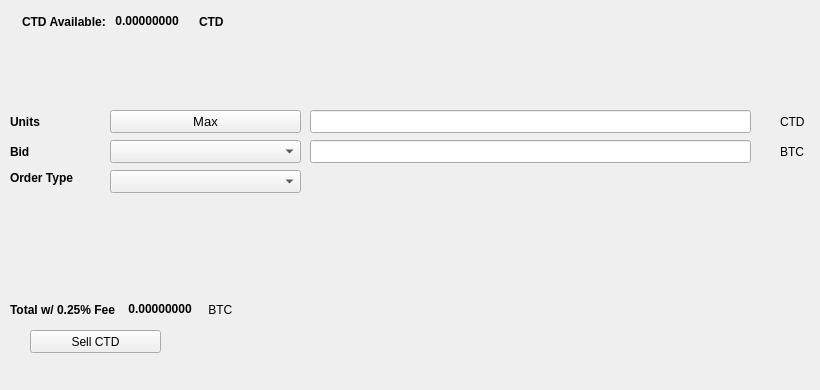
   <widget class="QWidget" name="SellTab">
    <attribute name="title">
     <string>Sell</string>
    </attribute>
    <widget class="QLabel" name="label_16">
     <property name="geometry">
      <rect>
       <x>780</x>
       <y>140</y>
       <width>31</width>
       <height>23</height>
      </rect>
     </property>
     <property name="text">
      <string>BTC</string>
     </property>
    </widget>
    <widget class="QComboBox" name="SellBidcomboBox">
     <property name="geometry">
      <rect>
       <x>110</x>
       <y>140</y>
       <width>191</width>
       <height>23</height>
      </rect>
     </property>
     <property name="font">
      <font>
       <pointsize>10</pointsize>
      </font>
     </property>
    </widget>
    <widget class="QLabel" name="label_18">
     <property name="geometry">
      <rect>
       <x>10</x>
       <y>110</y>
       <width>46</width>
       <height>23</height>
      </rect>
     </property>
     <property name="font">
      <font>
       <weight>75</weight>
       <bold>true</bold>
      </font>
     </property>
     <property name="text">
      <string>Units</string>
     </property>
    </widget>
    <widget class="QPushButton" name="Sell_Max_Amount">
     <property name="geometry">
      <rect>
       <x>110</x>
       <y>110</y>
       <width>191</width>
       <height>23</height>
      </rect>
     </property>
     <property name="font">
      <font>
       <pointsize>10</pointsize>
      </font>
     </property>
     <property name="text">
      <string>Max</string>
     </property>
    </widget>
    <widget class="QLabel" name="label_20">
     <property name="geometry">
      <rect>
       <x>10</x>
       <y>170</y>
       <width>91</width>
       <height>16</height>
      </rect>
     </property>
     <property name="font">
      <font>
       <weight>75</weight>
       <bold>true</bold>
      </font>
     </property>
     <property name="text">
      <string>Order Type</string>
     </property>
    </widget>
    <widget class="QComboBox" name="SellOrdertypeCombo">
     <property name="geometry">
      <rect>
       <x>110</x>
       <y>170</y>
       <width>191</width>
       <height>23</height>
      </rect>
     </property>
     <property name="font">
      <font>
       <pointsize>10</pointsize>
      </font>
     </property>
    </widget>
    <widget class="QLabel" name="label_21">
     <property name="geometry">
      <rect>
       <x>10</x>
       <y>140</y>
       <width>46</width>
       <height>23</height>
      </rect>
     </property>
     <property name="font">
      <font>
       <weight>75</weight>
       <bold>true</bold>
      </font>
     </property>
     <property name="text">
      <string>Bid</string>
     </property>
    </widget>
    <widget class="QLabel" name="label_22">
     <property name="geometry">
      <rect>
       <x>780</x>
       <y>110</y>
       <width>31</width>
       <height>23</height>
      </rect>
     </property>
     <property name="text">
      <string>CTD</string>
     </property>
    </widget>
    <widget class="QLineEdit" name="UnitsInputCTD">
     <property name="geometry">
      <rect>
       <x>310</x>
       <y>110</y>
       <width>441</width>
       <height>23</height>
      </rect>
     </property>
     <property name="font">
      <font>
       <pointsize>9</pointsize>
       <weight>75</weight>
       <bold>true</bold>
      </font>
     </property>
    </widget>
    <widget class="QLineEdit" name="SellBidPriceEdit">
     <property name="geometry">
      <rect>
       <x>310</x>
       <y>140</y>
       <width>441</width>
       <height>23</height>
      </rect>
     </property>
     <property name="font">
      <font>
       <pointsize>9</pointsize>
       <weight>75</weight>
       <bold>true</bold>
      </font>
     </property>
    </widget>
    <widget class="QPushButton" name="SellCTDBTN">
     <property name="geometry">
      <rect>
       <x>30</x>
       <y>330</y>
       <width>131</width>
       <height>23</height>
      </rect>
     </property>
     <property name="text">
      <string>Sell CTD</string>
     </property>
     <property name="icon">
      <iconset resource="../ctdcoin">
       <normaloff>:/icons/bitcoin</normaloff>:/icons/bitcoin</iconset>
     </property>
    </widget>
    <widget class="QWidget" name="layoutWidget3">
     <property name="geometry">
      <rect>
       <x>22</x>
       <y>12</y>
       <width>258</width>
       <height>19</height>
      </rect>
     </property>
     <layout class="QHBoxLayout" name="horizontalLayout">
      <item>
       <widget class="QLabel" name="label232_2">
        <property name="font">
         <font>
          <weight>75</weight>
          <bold>true</bold>
         </font>
        </property>
        <property name="text">
         <string>CTD Available:</string>
        </property>
       </widget>
      </item>
      <item>
       <widget class="QLabel" name="CTDAvailableLabel">
        <property name="palette">
         <palette>
          <active>
           <colorrole role="WindowText">
            <brush brushstyle="SolidPattern">
             <color alpha="255">
              <red>0</red>
              <green>0</green>
              <blue>0</blue>
             </color>
            </brush>
           </colorrole>
           <colorrole role="Button">
            <brush brushstyle="SolidPattern">
             <color alpha="255">
              <red>0</red>
              <green>170</green>
              <blue>0</blue>
             </color>
            </brush>
           </colorrole>
           <colorrole role="Light">
            <brush brushstyle="SolidPattern">
             <color alpha="255">
              <red>0</red>
              <green>255</green>
              <blue>0</blue>
             </color>
            </brush>
           </colorrole>
           <colorrole role="Midlight">
            <brush brushstyle="SolidPattern">
             <color alpha="255">
              <red>0</red>
              <green>212</green>
              <blue>0</blue>
             </color>
            </brush>
           </colorrole>
           <colorrole role="Dark">
            <brush brushstyle="SolidPattern">
             <color alpha="255">
              <red>0</red>
              <green>85</green>
              <blue>0</blue>
             </color>
            </brush>
           </colorrole>
           <colorrole role="Mid">
            <brush brushstyle="SolidPattern">
             <color alpha="255">
              <red>0</red>
              <green>113</green>
              <blue>0</blue>
             </color>
            </brush>
           </colorrole>
           <colorrole role="Text">
            <brush brushstyle="SolidPattern">
             <color alpha="255">
              <red>0</red>
              <green>170</green>
              <blue>0</blue>
             </color>
            </brush>
           </colorrole>
           <colorrole role="BrightText">
            <brush brushstyle="SolidPattern">
             <color alpha="255">
              <red>255</red>
              <green>255</green>
              <blue>255</blue>
             </color>
            </brush>
           </colorrole>
           <colorrole role="ButtonText">
            <brush brushstyle="SolidPattern">
             <color alpha="255">
              <red>0</red>
              <green>0</green>
              <blue>0</blue>
             </color>
            </brush>
           </colorrole>
           <colorrole role="Base">
            <brush brushstyle="SolidPattern">
             <color alpha="255">
              <red>255</red>
              <green>255</green>
              <blue>255</blue>
             </color>
            </brush>
           </colorrole>
           <colorrole role="Window">
            <brush brushstyle="SolidPattern">
             <color alpha="255">
              <red>0</red>
              <green>170</green>
              <blue>0</blue>
             </color>
            </brush>
           </colorrole>
           <colorrole role="Shadow">
            <brush brushstyle="SolidPattern">
             <color alpha="255">
              <red>0</red>
              <green>0</green>
              <blue>0</blue>
             </color>
            </brush>
           </colorrole>
           <colorrole role="AlternateBase">
            <brush brushstyle="SolidPattern">
             <color alpha="255">
              <red>127</red>
              <green>212</green>
              <blue>127</blue>
             </color>
            </brush>
           </colorrole>
           <colorrole role="ToolTipBase">
            <brush brushstyle="SolidPattern">
             <color alpha="255">
              <red>255</red>
              <green>255</green>
              <blue>220</blue>
             </color>
            </brush>
           </colorrole>
           <colorrole role="ToolTipText">
            <brush brushstyle="SolidPattern">
             <color alpha="255">
              <red>0</red>
              <green>0</green>
              <blue>0</blue>
             </color>
            </brush>
           </colorrole>
          </active>
          <inactive>
           <colorrole role="WindowText">
            <brush brushstyle="SolidPattern">
             <color alpha="255">
              <red>0</red>
              <green>0</green>
              <blue>0</blue>
             </color>
            </brush>
           </colorrole>
           <colorrole role="Button">
            <brush brushstyle="SolidPattern">
             <color alpha="255">
              <red>0</red>
              <green>170</green>
              <blue>0</blue>
             </color>
            </brush>
           </colorrole>
           <colorrole role="Light">
            <brush brushstyle="SolidPattern">
             <color alpha="255">
              <red>0</red>
              <green>255</green>
              <blue>0</blue>
             </color>
            </brush>
           </colorrole>
           <colorrole role="Midlight">
            <brush brushstyle="SolidPattern">
             <color alpha="255">
              <red>0</red>
              <green>212</green>
              <blue>0</blue>
             </color>
            </brush>
           </colorrole>
           <colorrole role="Dark">
            <brush brushstyle="SolidPattern">
             <color alpha="255">
              <red>0</red>
              <green>85</green>
              <blue>0</blue>
             </color>
            </brush>
           </colorrole>
           <colorrole role="Mid">
            <brush brushstyle="SolidPattern">
             <color alpha="255">
              <red>0</red>
              <green>113</green>
              <blue>0</blue>
             </color>
            </brush>
           </colorrole>
           <colorrole role="Text">
            <brush brushstyle="SolidPattern">
             <color alpha="255">
              <red>0</red>
              <green>170</green>
              <blue>0</blue>
             </color>
            </brush>
           </colorrole>
           <colorrole role="BrightText">
            <brush brushstyle="SolidPattern">
             <color alpha="255">
              <red>255</red>
              <green>255</green>
              <blue>255</blue>
             </color>
            </brush>
           </colorrole>
           <colorrole role="ButtonText">
            <brush brushstyle="SolidPattern">
             <color alpha="255">
              <red>0</red>
              <green>0</green>
              <blue>0</blue>
             </color>
            </brush>
           </colorrole>
           <colorrole role="Base">
            <brush brushstyle="SolidPattern">
             <color alpha="255">
              <red>255</red>
              <green>255</green>
              <blue>255</blue>
             </color>
            </brush>
           </colorrole>
           <colorrole role="Window">
            <brush brushstyle="SolidPattern">
             <color alpha="255">
              <red>0</red>
              <green>170</green>
              <blue>0</blue>
             </color>
            </brush>
           </colorrole>
           <colorrole role="Shadow">
            <brush brushstyle="SolidPattern">
             <color alpha="255">
              <red>0</red>
              <green>0</green>
              <blue>0</blue>
             </color>
            </brush>
           </colorrole>
           <colorrole role="AlternateBase">
            <brush brushstyle="SolidPattern">
             <color alpha="255">
              <red>127</red>
              <green>212</green>
              <blue>127</blue>
             </color>
            </brush>
           </colorrole>
           <colorrole role="ToolTipBase">
            <brush brushstyle="SolidPattern">
             <color alpha="255">
              <red>255</red>
              <green>255</green>
              <blue>220</blue>
             </color>
            </brush>
           </colorrole>
           <colorrole role="ToolTipText">
            <brush brushstyle="SolidPattern">
             <color alpha="255">
              <red>0</red>
              <green>0</green>
              <blue>0</blue>
             </color>
            </brush>
           </colorrole>
          </inactive>
          <disabled>
           <colorrole role="WindowText">
            <brush brushstyle="SolidPattern">
             <color alpha="255">
              <red>0</red>
              <green>85</green>
              <blue>0</blue>
             </color>
            </brush>
           </colorrole>
           <colorrole role="Button">
            <brush brushstyle="SolidPattern">
             <color alpha="255">
              <red>0</red>
              <green>170</green>
              <blue>0</blue>
             </color>
            </brush>
           </colorrole>
           <colorrole role="Light">
            <brush brushstyle="SolidPattern">
             <color alpha="255">
              <red>0</red>
              <green>255</green>
              <blue>0</blue>
             </color>
            </brush>
           </colorrole>
           <colorrole role="Midlight">
            <brush brushstyle="SolidPattern">
             <color alpha="255">
              <red>0</red>
              <green>212</green>
              <blue>0</blue>
             </color>
            </brush>
           </colorrole>
           <colorrole role="Dark">
            <brush brushstyle="SolidPattern">
             <color alpha="255">
              <red>0</red>
              <green>85</green>
              <blue>0</blue>
             </color>
            </brush>
           </colorrole>
           <colorrole role="Mid">
            <brush brushstyle="SolidPattern">
             <color alpha="255">
              <red>0</red>
              <green>113</green>
              <blue>0</blue>
             </color>
            </brush>
           </colorrole>
           <colorrole role="Text">
            <brush brushstyle="SolidPattern">
             <color alpha="255">
              <red>0</red>
              <green>85</green>
              <blue>0</blue>
             </color>
            </brush>
           </colorrole>
           <colorrole role="BrightText">
            <brush brushstyle="SolidPattern">
             <color alpha="255">
              <red>255</red>
              <green>255</green>
              <blue>255</blue>
             </color>
            </brush>
           </colorrole>
           <colorrole role="ButtonText">
            <brush brushstyle="SolidPattern">
             <color alpha="255">
              <red>0</red>
              <green>85</green>
              <blue>0</blue>
             </color>
            </brush>
           </colorrole>
           <colorrole role="Base">
            <brush brushstyle="SolidPattern">
             <color alpha="255">
              <red>0</red>
              <green>170</green>
              <blue>0</blue>
             </color>
            </brush>
           </colorrole>
           <colorrole role="Window">
            <brush brushstyle="SolidPattern">
             <color alpha="255">
              <red>0</red>
              <green>170</green>
              <blue>0</blue>
             </color>
            </brush>
           </colorrole>
           <colorrole role="Shadow">
            <brush brushstyle="SolidPattern">
             <color alpha="255">
              <red>0</red>
              <green>0</green>
              <blue>0</blue>
             </color>
            </brush>
           </colorrole>
           <colorrole role="AlternateBase">
            <brush brushstyle="SolidPattern">
             <color alpha="255">
              <red>0</red>
              <green>170</green>
              <blue>0</blue>
             </color>
            </brush>
           </colorrole>
           <colorrole role="ToolTipBase">
            <brush brushstyle="SolidPattern">
             <color alpha="255">
              <red>255</red>
              <green>255</green>
              <blue>220</blue>
             </color>
            </brush>
           </colorrole>
           <colorrole role="ToolTipText">
            <brush brushstyle="SolidPattern">
             <color alpha="255">
              <red>0</red>
              <green>0</green>
              <blue>0</blue>
             </color>
            </brush>
           </colorrole>
          </disabled>
         </palette>
        </property>
        <property name="font">
         <font>
          <weight>75</weight>
          <bold>true</bold>
         </font>
        </property>
        <property name="text">
         <string> 0.00000000 </string>
        </property>
        <property name="textInteractionFlags">
         <set>Qt::LinksAccessibleByMouse|Qt::TextSelectableByKeyboard|Qt::TextSelectableByMouse</set>
        </property>
       </widget>
      </item>
      <item>
       <widget class="QLabel" name="labelCTD">
        <property name="font">
         <font>
          <weight>75</weight>
          <bold>true</bold>
         </font>
        </property>
        <property name="text">
         <string>CTD</string>
        </property>
       </widget>
      </item>
     </layout>
    </widget>
    <widget class="QWidget" name="layoutWidget">
     <property name="geometry">
      <rect>
       <x>10</x>
       <y>300</y>
       <width>268</width>
       <height>19</height>
      </rect>
     </property>
     <layout class="QHBoxLayout" name="horizontalLayout_2">
      <item>
       <widget class="QLabel" name="label_19">
        <property name="font">
         <font>
          <weight>75</weight>
          <bold>true</bold>
         </font>
        </property>
        <property name="text">
         <string>Total w/ 0.25% Fee </string>
        </property>
       </widget>
      </item>
      <item>
       <widget class="QLabel" name="SellCostLabel">
        <property name="palette">
         <palette>
          <active>
           <colorrole role="WindowText">
            <brush brushstyle="SolidPattern">
             <color alpha="255">
              <red>0</red>
              <green>0</green>
              <blue>0</blue>
             </color>
            </brush>
           </colorrole>
           <colorrole role="Button">
            <brush brushstyle="SolidPattern">
             <color alpha="255">
              <red>0</red>
              <green>170</green>
              <blue>0</blue>
             </color>
            </brush>
           </colorrole>
           <colorrole role="Light">
            <brush brushstyle="SolidPattern">
             <color alpha="255">
              <red>0</red>
              <green>255</green>
              <blue>0</blue>
             </color>
            </brush>
           </colorrole>
           <colorrole role="Midlight">
            <brush brushstyle="SolidPattern">
             <color alpha="255">
              <red>0</red>
              <green>212</green>
              <blue>0</blue>
             </color>
            </brush>
           </colorrole>
           <colorrole role="Dark">
            <brush brushstyle="SolidPattern">
             <color alpha="255">
              <red>0</red>
              <green>85</green>
              <blue>0</blue>
             </color>
            </brush>
           </colorrole>
           <colorrole role="Mid">
            <brush brushstyle="SolidPattern">
             <color alpha="255">
              <red>0</red>
              <green>113</green>
              <blue>0</blue>
             </color>
            </brush>
           </colorrole>
           <colorrole role="Text">
            <brush brushstyle="SolidPattern">
             <color alpha="255">
              <red>0</red>
              <green>170</green>
              <blue>0</blue>
             </color>
            </brush>
           </colorrole>
           <colorrole role="BrightText">
            <brush brushstyle="SolidPattern">
             <color alpha="255">
              <red>255</red>
              <green>255</green>
              <blue>255</blue>
             </color>
            </brush>
           </colorrole>
           <colorrole role="ButtonText">
            <brush brushstyle="SolidPattern">
             <color alpha="255">
              <red>0</red>
              <green>0</green>
              <blue>0</blue>
             </color>
            </brush>
           </colorrole>
           <colorrole role="Base">
            <brush brushstyle="SolidPattern">
             <color alpha="255">
              <red>255</red>
              <green>255</green>
              <blue>255</blue>
             </color>
            </brush>
           </colorrole>
           <colorrole role="Window">
            <brush brushstyle="SolidPattern">
             <color alpha="255">
              <red>0</red>
              <green>170</green>
              <blue>0</blue>
             </color>
            </brush>
           </colorrole>
           <colorrole role="Shadow">
            <brush brushstyle="SolidPattern">
             <color alpha="255">
              <red>0</red>
              <green>0</green>
              <blue>0</blue>
             </color>
            </brush>
           </colorrole>
           <colorrole role="AlternateBase">
            <brush brushstyle="SolidPattern">
             <color alpha="255">
              <red>127</red>
              <green>212</green>
              <blue>127</blue>
             </color>
            </brush>
           </colorrole>
           <colorrole role="ToolTipBase">
            <brush brushstyle="SolidPattern">
             <color alpha="255">
              <red>255</red>
              <green>255</green>
              <blue>220</blue>
             </color>
            </brush>
           </colorrole>
           <colorrole role="ToolTipText">
            <brush brushstyle="SolidPattern">
             <color alpha="255">
              <red>0</red>
              <green>0</green>
              <blue>0</blue>
             </color>
            </brush>
           </colorrole>
          </active>
          <inactive>
           <colorrole role="WindowText">
            <brush brushstyle="SolidPattern">
             <color alpha="255">
              <red>0</red>
              <green>0</green>
              <blue>0</blue>
             </color>
            </brush>
           </colorrole>
           <colorrole role="Button">
            <brush brushstyle="SolidPattern">
             <color alpha="255">
              <red>0</red>
              <green>170</green>
              <blue>0</blue>
             </color>
            </brush>
           </colorrole>
           <colorrole role="Light">
            <brush brushstyle="SolidPattern">
             <color alpha="255">
              <red>0</red>
              <green>255</green>
              <blue>0</blue>
             </color>
            </brush>
           </colorrole>
           <colorrole role="Midlight">
            <brush brushstyle="SolidPattern">
             <color alpha="255">
              <red>0</red>
              <green>212</green>
              <blue>0</blue>
             </color>
            </brush>
           </colorrole>
           <colorrole role="Dark">
            <brush brushstyle="SolidPattern">
             <color alpha="255">
              <red>0</red>
              <green>85</green>
              <blue>0</blue>
             </color>
            </brush>
           </colorrole>
           <colorrole role="Mid">
            <brush brushstyle="SolidPattern">
             <color alpha="255">
              <red>0</red>
              <green>113</green>
              <blue>0</blue>
             </color>
            </brush>
           </colorrole>
           <colorrole role="Text">
            <brush brushstyle="SolidPattern">
             <color alpha="255">
              <red>0</red>
              <green>170</green>
              <blue>0</blue>
             </color>
            </brush>
           </colorrole>
           <colorrole role="BrightText">
            <brush brushstyle="SolidPattern">
             <color alpha="255">
              <red>255</red>
              <green>255</green>
              <blue>255</blue>
             </color>
            </brush>
           </colorrole>
           <colorrole role="ButtonText">
            <brush brushstyle="SolidPattern">
             <color alpha="255">
              <red>0</red>
              <green>0</green>
              <blue>0</blue>
             </color>
            </brush>
           </colorrole>
           <colorrole role="Base">
            <brush brushstyle="SolidPattern">
             <color alpha="255">
              <red>255</red>
              <green>255</green>
              <blue>255</blue>
             </color>
            </brush>
           </colorrole>
           <colorrole role="Window">
            <brush brushstyle="SolidPattern">
             <color alpha="255">
              <red>0</red>
              <green>170</green>
              <blue>0</blue>
             </color>
            </brush>
           </colorrole>
           <colorrole role="Shadow">
            <brush brushstyle="SolidPattern">
             <color alpha="255">
              <red>0</red>
              <green>0</green>
              <blue>0</blue>
             </color>
            </brush>
           </colorrole>
           <colorrole role="AlternateBase">
            <brush brushstyle="SolidPattern">
             <color alpha="255">
              <red>127</red>
              <green>212</green>
              <blue>127</blue>
             </color>
            </brush>
           </colorrole>
           <colorrole role="ToolTipBase">
            <brush brushstyle="SolidPattern">
             <color alpha="255">
              <red>255</red>
              <green>255</green>
              <blue>220</blue>
             </color>
            </brush>
           </colorrole>
           <colorrole role="ToolTipText">
            <brush brushstyle="SolidPattern">
             <color alpha="255">
              <red>0</red>
              <green>0</green>
              <blue>0</blue>
             </color>
            </brush>
           </colorrole>
          </inactive>
          <disabled>
           <colorrole role="WindowText">
            <brush brushstyle="SolidPattern">
             <color alpha="255">
              <red>0</red>
              <green>85</green>
              <blue>0</blue>
             </color>
            </brush>
           </colorrole>
           <colorrole role="Button">
            <brush brushstyle="SolidPattern">
             <color alpha="255">
              <red>0</red>
              <green>170</green>
              <blue>0</blue>
             </color>
            </brush>
           </colorrole>
           <colorrole role="Light">
            <brush brushstyle="SolidPattern">
             <color alpha="255">
              <red>0</red>
              <green>255</green>
              <blue>0</blue>
             </color>
            </brush>
           </colorrole>
           <colorrole role="Midlight">
            <brush brushstyle="SolidPattern">
             <color alpha="255">
              <red>0</red>
              <green>212</green>
              <blue>0</blue>
             </color>
            </brush>
           </colorrole>
           <colorrole role="Dark">
            <brush brushstyle="SolidPattern">
             <color alpha="255">
              <red>0</red>
              <green>85</green>
              <blue>0</blue>
             </color>
            </brush>
           </colorrole>
           <colorrole role="Mid">
            <brush brushstyle="SolidPattern">
             <color alpha="255">
              <red>0</red>
              <green>113</green>
              <blue>0</blue>
             </color>
            </brush>
           </colorrole>
           <colorrole role="Text">
            <brush brushstyle="SolidPattern">
             <color alpha="255">
              <red>0</red>
              <green>85</green>
              <blue>0</blue>
             </color>
            </brush>
           </colorrole>
           <colorrole role="BrightText">
            <brush brushstyle="SolidPattern">
             <color alpha="255">
              <red>255</red>
              <green>255</green>
              <blue>255</blue>
             </color>
            </brush>
           </colorrole>
           <colorrole role="ButtonText">
            <brush brushstyle="SolidPattern">
             <color alpha="255">
              <red>0</red>
              <green>85</green>
              <blue>0</blue>
             </color>
            </brush>
           </colorrole>
           <colorrole role="Base">
            <brush brushstyle="SolidPattern">
             <color alpha="255">
              <red>0</red>
              <green>170</green>
              <blue>0</blue>
             </color>
            </brush>
           </colorrole>
           <colorrole role="Window">
            <brush brushstyle="SolidPattern">
             <color alpha="255">
              <red>0</red>
              <green>170</green>
              <blue>0</blue>
             </color>
            </brush>
           </colorrole>
           <colorrole role="Shadow">
            <brush brushstyle="SolidPattern">
             <color alpha="255">
              <red>0</red>
              <green>0</green>
              <blue>0</blue>
             </color>
            </brush>
           </colorrole>
           <colorrole role="AlternateBase">
            <brush brushstyle="SolidPattern">
             <color alpha="255">
              <red>0</red>
              <green>170</green>
              <blue>0</blue>
             </color>
            </brush>
           </colorrole>
           <colorrole role="ToolTipBase">
            <brush brushstyle="SolidPattern">
             <color alpha="255">
              <red>255</red>
              <green>255</green>
              <blue>220</blue>
             </color>
            </brush>
           </colorrole>
           <colorrole role="ToolTipText">
            <brush brushstyle="SolidPattern">
             <color alpha="255">
              <red>0</red>
              <green>0</green>
              <blue>0</blue>
             </color>
            </brush>
           </colorrole>
          </disabled>
         </palette>
        </property>
        <property name="font">
         <font>
          <weight>75</weight>
          <bold>true</bold>
         </font>
        </property>
        <property name="autoFillBackground">
         <bool>false</bool>
        </property>
        <property name="text">
         <string> 0.00000000</string>
        </property>
        <property name="textInteractionFlags">
         <set>Qt::LinksAccessibleByMouse|Qt::TextSelectableByMouse</set>
        </property>
       </widget>
      </item>
      <item>
       <widget class="QLabel" name="label_17">
        <property name="font">
         <font>
          <weight>50</weight>
          <bold>false</bold>
         </font>
        </property>
        <property name="text">
         <string> BTC</string>
        </property>
       </widget>
      </item>
     </layout>
    </widget>
    <widget class="QLabel" name="label_23">
     <property name="geometry">
      <rect>
       <x>460</x>
       <y>300</y>
       <width>281</width>
       <height>81</height>
      </rect>
     </property>
     <property name="text">
      <string/>
     </property>
     <property name="pixmap">
      <pixmap>:/images/bittrex</pixmap>
     </property>
    </widget>
   </widget>
